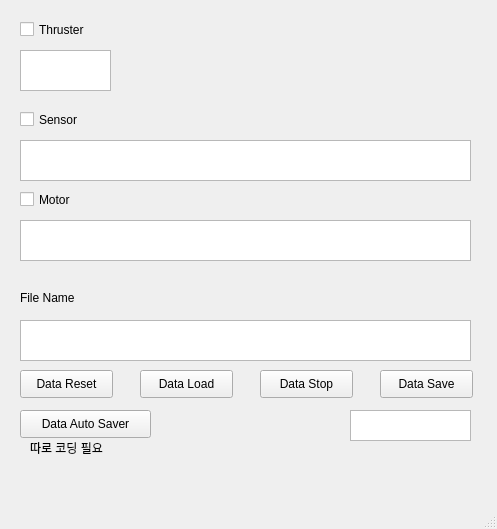
<?xml version="1.0" encoding="UTF-8"?>
<ui version="4.0">
 <class>MainWindow</class>
 <widget class="QMainWindow" name="MainWindow">
  <property name="geometry">
   <rect>
    <x>0</x>
    <y>0</y>
    <width>497</width>
    <height>529</height>
   </rect>
  </property>
  <property name="windowTitle">
   <string>MainWindow</string>
  </property>
  <widget class="QWidget" name="centralwidget">
   <widget class="QCheckBox" name="thruster_check">
    <property name="geometry">
     <rect>
      <x>20</x>
      <y>20</y>
      <width>96</width>
      <height>19</height>
     </rect>
    </property>
    <property name="text">
     <string>Thruster</string>
    </property>
   </widget>
   <widget class="QCheckBox" name="sensor_check">
    <property name="geometry">
     <rect>
      <x>20</x>
      <y>110</y>
      <width>96</width>
      <height>19</height>
     </rect>
    </property>
    <property name="text">
     <string>Sensor</string>
    </property>
   </widget>
   <widget class="QPushButton" name="data_reset">
    <property name="geometry">
     <rect>
      <x>20</x>
      <y>370</y>
      <width>93</width>
      <height>28</height>
     </rect>
    </property>
    <property name="text">
     <string>Data Reset</string>
    </property>
   </widget>
   <widget class="QPushButton" name="data_load">
    <property name="geometry">
     <rect>
      <x>140</x>
      <y>370</y>
      <width>93</width>
      <height>28</height>
     </rect>
    </property>
    <property name="text">
     <string>Data Load</string>
    </property>
   </widget>
   <widget class="QPushButton" name="data_stop">
    <property name="geometry">
     <rect>
      <x>260</x>
      <y>370</y>
      <width>93</width>
      <height>28</height>
     </rect>
    </property>
    <property name="text">
     <string>Data Stop</string>
    </property>
   </widget>
   <widget class="QPushButton" name="data_save">
    <property name="geometry">
     <rect>
      <x>380</x>
      <y>370</y>
      <width>93</width>
      <height>28</height>
     </rect>
    </property>
    <property name="text">
     <string>Data Save</string>
    </property>
   </widget>
   <widget class="QCheckBox" name="motor_check">
    <property name="geometry">
     <rect>
      <x>20</x>
      <y>190</y>
      <width>71</width>
      <height>19</height>
     </rect>
    </property>
    <property name="text">
     <string>Motor</string>
    </property>
   </widget>
   <widget class="QTextBrowser" name="motor_data">
    <property name="geometry">
     <rect>
      <x>20</x>
      <y>220</y>
      <width>451</width>
      <height>41</height>
     </rect>
    </property>
   </widget>
   <widget class="QTextBrowser" name="thruster_data">
    <property name="geometry">
     <rect>
      <x>20</x>
      <y>50</y>
      <width>91</width>
      <height>41</height>
     </rect>
    </property>
   </widget>
   <widget class="QTextBrowser" name="sensor_data">
    <property name="geometry">
     <rect>
      <x>20</x>
      <y>140</y>
      <width>451</width>
      <height>41</height>
     </rect>
    </property>
   </widget>
   <widget class="QPushButton" name="data_auto_saver">
    <property name="geometry">
     <rect>
      <x>20</x>
      <y>410</y>
      <width>131</width>
      <height>28</height>
     </rect>
    </property>
    <property name="text">
     <string>Data Auto Saver</string>
    </property>
   </widget>
   <widget class="QLabel" name="label">
    <property name="geometry">
     <rect>
      <x>30</x>
      <y>440</y>
      <width>111</width>
      <height>16</height>
     </rect>
    </property>
    <property name="text">
     <string>따로 코딩 필요</string>
    </property>
   </widget>
   <widget class="QTextBrowser" name="save_status">
    <property name="geometry">
     <rect>
      <x>350</x>
      <y>410</y>
      <width>121</width>
      <height>31</height>
     </rect>
    </property>
    <property name="html">
     <string>&lt;!DOCTYPE HTML PUBLIC &quot;-//W3C//DTD HTML 4.0//EN&quot; &quot;http://www.w3.org/TR/REC-html40/strict.dtd&quot;&gt;
&lt;html&gt;&lt;head&gt;&lt;meta name=&quot;qrichtext&quot; content=&quot;1&quot; /&gt;&lt;style type=&quot;text/css&quot;&gt;
p, li { white-space: pre-wrap; }
&lt;/style&gt;&lt;/head&gt;&lt;body style=&quot; font-family:'Gulim'; font-size:9pt; font-weight:400; font-style:normal;&quot;&gt;
&lt;p align=&quot;center&quot; style=&quot;-qt-paragraph-type:empty; margin-top:0px; margin-bottom:0px; margin-left:0px; margin-right:0px; -qt-block-indent:0; text-indent:0px;&quot;&gt;&lt;br /&gt;&lt;/p&gt;&lt;/body&gt;&lt;/html&gt;</string>
    </property>
   </widget>
   <widget class="QLabel" name="label_2">
    <property name="geometry">
     <rect>
      <x>20</x>
      <y>290</y>
      <width>111</width>
      <height>16</height>
     </rect>
    </property>
    <property name="text">
     <string>File Name</string>
    </property>
   </widget>
   <widget class="QTextEdit" name="file_name">
    <property name="geometry">
     <rect>
      <x>20</x>
      <y>320</y>
      <width>451</width>
      <height>41</height>
     </rect>
    </property>
   </widget>
  </widget>
  <widget class="QMenuBar" name="menubar">
   <property name="geometry">
    <rect>
     <x>0</x>
     <y>0</y>
     <width>497</width>
     <height>26</height>
    </rect>
   </property>
  </widget>
  <widget class="QStatusBar" name="statusbar"/>
 </widget>
 <resources/>
 <connections/>
</ui>
